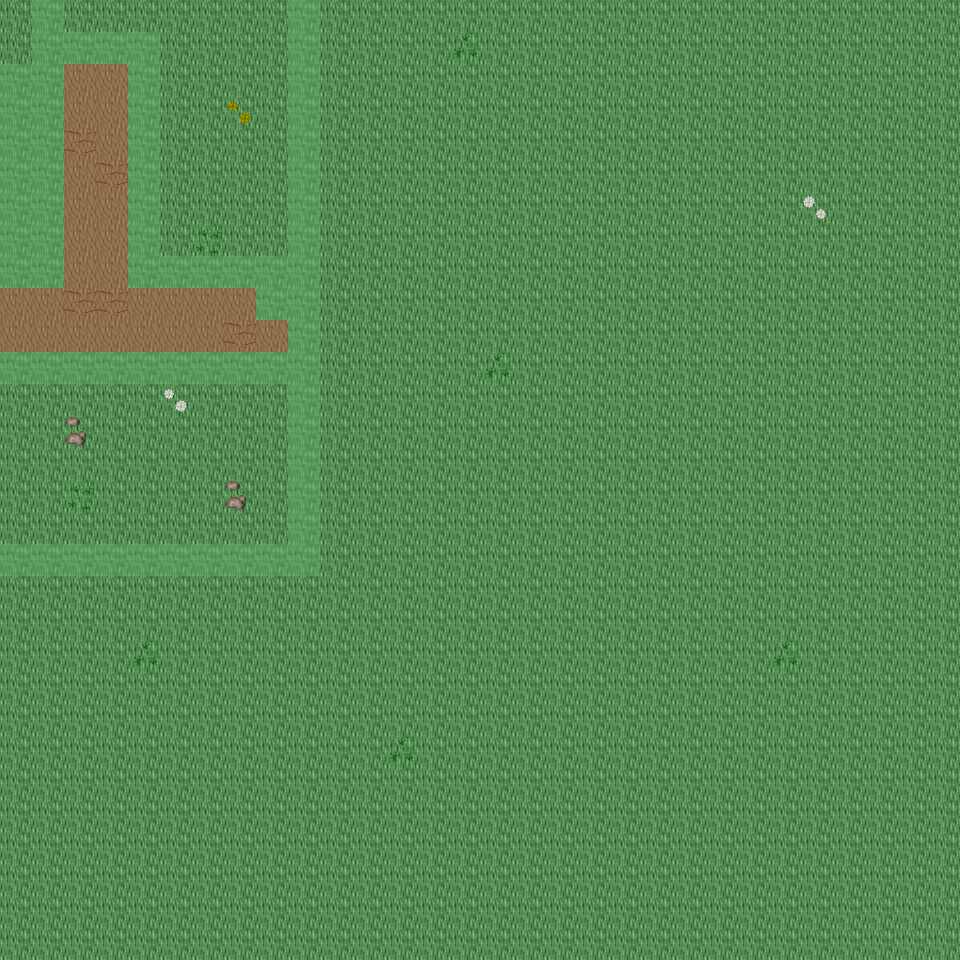

The image is a tile-based game level rendered from a .tmx file. Its description and source (layers, tilesets, objects; grid data summarised) follow:
An orthogonal 30x30 tile map with 32x32 px tiles, 6 tile layers (Ground, Object, Object2, Above, ...), 43 tilesets and 9 objects (9x mapExit).

<map version="1.0" orientation="orthogonal" renderorder="right-down" width="30" height="30" tilewidth="32" tileheight="32" nextobjectid="10">
  <tileset firstgid="1" name="tileset_ground_ground" tilewidth="32" tileheight="32" tilecount="33" columns="3">
    <image source="../drawable/tileset_ground_ground.png" width="96" height="352" />
  </tileset>
  <tileset firstgid="34" name="tileset_ground_water_water" tilewidth="32" tileheight="32" tilecount="24" columns="3">
    <image source="../drawable/tileset_ground_water_water.png" width="96" height="256" />
  </tileset>
  <tileset firstgid="58" name="tileset_ground_square_patch" tilewidth="32" tileheight="32" tilecount="9" columns="3">
    <image source="../drawable/tileset_ground_square_patch.png" width="96" height="96" />
  </tileset>
  <tileset firstgid="67" name="tileset_building_wall_wall_brown" tilewidth="32" tileheight="32" tilecount="12" columns="3">
    <image source="../drawable/tileset_building_wall_wall_brown.png" width="96" height="128" />
  </tileset>
  <tileset firstgid="79" name="tileset_ground_water_pool_grassy" tilewidth="32" tileheight="32" tilecount="27" columns="9">
    <image source="../drawable/tileset_ground_water_pool_grassy.png" width="288" height="96" />
  </tileset>
  <tileset firstgid="106" name="tileset_ground_ridge_earth_dark" tilewidth="32" tileheight="32" tilecount="96" columns="12">
    <image source="../drawable/tileset_ground_ridge_earth_dark.png" width="384" height="256" />
  </tileset>
  <tileset firstgid="202" name="tileset_plant_grasses" tilewidth="32" tileheight="32" tilecount="6" columns="3">
    <image source="../drawable/tileset_plant_grasses.png" width="96" height="64" />
  </tileset>
  <tileset firstgid="208" name="tileset_plant_flower_daisy_white" tilewidth="32" tileheight="32" tilecount="8" columns="2">
    <image source="../drawable/tileset_plant_flower_daisy_white.png" width="64" height="128" />
  </tileset>
  <tileset firstgid="216" name="tileset_ground_rock_pebbles" tilewidth="32" tileheight="32" tilecount="3" columns="1">
    <image source="../drawable/tileset_ground_rock_pebbles.png" width="32" height="96" />
  </tileset>
  <tileset firstgid="219" name="tileset_ground_rock_rocks_2" tilewidth="32" tileheight="32" tilecount="4" columns="2">
    <image source="../drawable/tileset_ground_rock_rocks_2.png" width="64" height="64" />
  </tileset>
  <tileset firstgid="223" name="tileset_item_pot_pot_grey" tilewidth="32" tileheight="32" tilecount="1" columns="1">
    <image source="../drawable/tileset_item_pot_pot_grey.png" width="32" height="32" />
  </tileset>
  <tileset firstgid="224" name="tileset_plant_bush_bushes" tilewidth="32" tileheight="32" tilecount="10" columns="5">
    <image source="../drawable/tileset_plant_bush_bushes.png" width="160" height="64" />
  </tileset>
  <tileset firstgid="234" name="tileset_ground_ladder_vertical_dark" tilewidth="32" tileheight="32" tilecount="3" columns="3">
    <image source="../drawable/tileset_ground_ladder_vertical_dark.png" width="96" height="32" />
  </tileset>
  <tileset firstgid="237" name="tileset_ground_ladder_horizontal_dark" tilewidth="32" tileheight="32" tilecount="3" columns="1">
    <image source="../drawable/tileset_ground_ladder_horizontal_dark.png" width="32" height="96" />
  </tileset>
  <tileset firstgid="240" name="tileset_plant_flower_daisy_blue" tilewidth="32" tileheight="32" tilecount="8" columns="2">
    <image source="../drawable/tileset_plant_flower_daisy_blue.png" width="64" height="128" />
  </tileset>
  <tileset firstgid="248" name="tileset_ground_grass_edges" tilewidth="32" tileheight="32" tilecount="36" columns="12">
    <image source="../drawable/tileset_ground_grass_edges.png" width="384" height="96" />
  </tileset>
  <tileset firstgid="284" name="tileset_ground_grass_corners" tilewidth="32" tileheight="32" tilecount="24" columns="6">
    <image source="../drawable/tileset_ground_grass_corners.png" width="192" height="128" />
  </tileset>
  <tileset firstgid="308" name="tileset_ground_cobbled_paving" tilewidth="32" tileheight="32" tilecount="1" columns="1">
    <image source="../drawable/tileset_ground_cobbled_paving.png" width="32" height="32" />
  </tileset>
  <tileset firstgid="309" name="tileset_building_door_door_n" tilewidth="32" tileheight="32" tilecount="6" columns="3">
    <image source="../drawable/tileset_building_door_door_n.png" width="96" height="64" />
  </tileset>
  <tileset firstgid="315" name="tileset_building_door_closed" tilewidth="32" tileheight="32" tilecount="1" columns="1">
    <image source="../drawable/tileset_building_door_closed.png" width="32" height="32" />
  </tileset>
  <tileset firstgid="316" name="tileset_building_window_window_right" tilewidth="32" tileheight="32" tilecount="2" columns="2">
    <image source="../drawable/tileset_building_window_window_right.png" width="64" height="32" />
  </tileset>
  <tileset firstgid="318" name="tileset_plant_flower_daisy_red" tilewidth="32" tileheight="32" tilecount="8" columns="2">
    <image source="../drawable/tileset_plant_flower_daisy_red.png" width="64" height="128" />
  </tileset>
  <tileset firstgid="326" name="tileset_building_window_window_long" tilewidth="32" tileheight="32" tilecount="3" columns="3">
    <image source="../drawable/tileset_building_window_window_long.png" width="96" height="32" />
  </tileset>
  <tileset firstgid="329" name="tileset_plant_flower_daisy_yellow" tilewidth="32" tileheight="32" tilecount="8" columns="2">
    <image source="../drawable/tileset_plant_flower_daisy_yellow.png" width="64" height="128" />
  </tileset>
  <tileset firstgid="337" name="tileset_furniture_light_flames" tilewidth="32" tileheight="32" tilecount="6" columns="6">
    <image source="../drawable/tileset_furniture_light_flames.png" width="192" height="32" />
  </tileset>
  <tileset firstgid="343" name="tileset_building_fence_fence_chunky" tilewidth="32" tileheight="32" tilecount="21" columns="3">
    <image source="../drawable/tileset_building_fence_fence_chunky.png" width="96" height="224" />
  </tileset>
  <tileset firstgid="364" name="tileset_plant_tree_tree_green" tilewidth="32" tileheight="32" tilecount="88" columns="8">
    <image source="../drawable/tileset_plant_tree_tree_green.png" width="256" height="352" />
  </tileset>
  <tileset firstgid="452" name="tileset_plant_tree_tree_darkgreen" tilewidth="32" tileheight="32" tilecount="88" columns="8">
    <image source="../drawable/tileset_plant_tree_tree_darkgreen.png" width="256" height="352" />
  </tileset>
  <tileset firstgid="540" name="tileset_item_sign_large" tilewidth="32" tileheight="32" tilecount="15" columns="5">
    <image source="../drawable/tileset_item_sign_large.png" width="160" height="96" />
  </tileset>
  <tileset firstgid="555" name="tileset_ground_ladder_small" tilewidth="32" tileheight="32" tilecount="1" columns="1">
    <image source="../drawable/tileset_ground_ladder_small.png" width="32" height="32" />
  </tileset>
  <tileset firstgid="556" name="tileset_building_roof_blue" tilewidth="32" tileheight="32" tilecount="20" columns="5">
    <image source="../drawable/tileset_building_roof_blue.png" width="160" height="128" />
  </tileset>
  <tileset firstgid="576" name="tileset_building_decoration_chimney" tilewidth="32" tileheight="32" tilecount="2" columns="1">
    <image source="../drawable/tileset_building_decoration_chimney.png" width="32" height="64" />
  </tileset>
  <tileset firstgid="578" name="tileset_logic_creature_gnome" tilewidth="32" tileheight="32" tilecount="6" columns="6">
    <image source="../drawable/tileset_logic_creature_gnome.png" width="192" height="32" />
  </tileset>
  <tileset firstgid="584" name="tileset_logic_creature_rodent" tilewidth="32" tileheight="32" tilecount="8" columns="8">
    <image source="../drawable/tileset_logic_creature_rodent.png" width="256" height="32" />
  </tileset>
  <tileset firstgid="592" name="tileset_logic_creature_animal" tilewidth="32" tileheight="32" tilecount="32" columns="8">
    <image source="../drawable/tileset_logic_creature_animal.png" width="256" height="128" />
  </tileset>
  <tileset firstgid="624" name="tileset_logic_collision" tilewidth="32" tileheight="32" tilecount="1" columns="1">
    <image source="../drawable/tileset_logic_collision.png" width="32" height="32" />
  </tileset>
  <tileset firstgid="625" name="tileset_ground_water_water_corners" tilewidth="32" tileheight="32" tilecount="12" columns="6">
    <image source="../drawable/tileset_ground_water_water_corners.png" width="192" height="64" />
  </tileset>
  <tileset firstgid="637" name="tileset_ground_green_paving" tilewidth="32" tileheight="32" tilecount="18" columns="3">
    <image source="../drawable/tileset_ground_green_paving.png" width="96" height="192" />
  </tileset>
  <tileset firstgid="655" name="tileset_logic_protection" tilewidth="32" tileheight="32" tilecount="2" columns="2">
    <image source="../drawable/tileset_logic_protection.png" width="64" height="32" />
  </tileset>
  <tileset firstgid="657" name="tileset_light_yellow_light_5x5" tilewidth="32" tileheight="32" tilecount="25" columns="5">
    <image source="../drawable/tileset_light_yellow_light_5x5.png" width="160" height="160" />
  </tileset>
  <tileset firstgid="682" name="tileset_furniture_light_small_lamp" tilewidth="32" tileheight="32" tilecount="4" columns="4">
    <image source="../drawable/tileset_furniture_light_small_lamp.png" width="128" height="32" />
  </tileset>
  <tileset firstgid="686" name="tileset_light_door_light" tilewidth="32" tileheight="32" tilecount="12" columns="3">
    <image source="../drawable/tileset_light_door_light.png" width="96" height="128" />
  </tileset>
  <tileset firstgid="698" name="tileset_logic_creature_human_risecia" tilewidth="32" tileheight="32" tilecount="4" columns="4">
    <image source="../drawable/tileset_logic_creature_human_risecia.png" width="128" height="32" />
  </tileset>
  <layer name="Ground" width="30" height="30">
    <data>[900 cells, 900 non-empty, 3 distinct tile ids]</data>
  </layer>
  <layer name="Object" width="30" height="30">
    <data>[900 cells, 53 non-empty, 17 distinct tile ids]</data>
  </layer>
  <layer name="Object2" width="30" height="30">
    <data>[900 cells, 55 non-empty, 7 distinct tile ids]</data>
  </layer>
  <layer name="Above" width="30" height="30">
    <data>[900 cells, 12 non-empty, 8 distinct tile ids]</data>
  </layer>
  <layer name="Above2" width="30" height="30">
    <data>[900 cells, 1 non-empty, 1 distinct tile ids]</data>
  </layer>
  <layer name="Walkable" width="30" height="30">
    <data>[900 cells, 67 non-empty, 1 distinct tile ids]</data>
  </layer>
  <objectgroup name="MapEvents">
    <object id="1" name="north" type="mapExit" x="0" y="0" width="32" height="32">
      <properties>
        <property name="map" value="level_0_x206_y25" />
        <property name="x" value="0" />
        <property name="y" value="28" />
      </properties>
    </object>
    <object id="2" name="north2" type="mapExit" x="64" y="0" width="224" height="32">
      <properties>
        <property name="map" value="level_0_x206_y25" />
        <property name="x" value="2" />
        <property name="y" value="28" />
      </properties>
    </object>
    <object id="3" name="north3" type="mapExit" x="320" y="0" width="640" height="32">
      <properties>
        <property name="map" value="level_0_x206_y25" />
        <property name="x" value="10" />
        <property name="y" value="28" />
      </properties>
    </object>
    <object id="4" name="south" type="mapExit" x="0" y="928" width="960" height="32">
      <properties>
        <property name="map" value="level_0_x206_y27" />
        <property name="x" value="0" />
        <property name="y" value="1" />
      </properties>
    </object>
    <object id="5" name="west" type="mapExit" x="0" y="0" width="32" height="64">
      <properties>
        <property name="map" value="level_0_x205_y26" />
        <property name="x" value="28" />
        <property name="y" value="0" />
      </properties>
    </object>
    <object id="6" name="west2" type="mapExit" x="0" y="288" width="32" height="64">
      <properties>
        <property name="map" value="level_0_x205_y26" />
        <property name="x" value="28" />
        <property name="y" value="9" />
      </properties>
    </object>
    <object id="7" name="west3" type="mapExit" x="0" y="384" width="32" height="160">
      <properties>
        <property name="map" value="level_0_x205_y26" />
        <property name="x" value="28" />
        <property name="y" value="12" />
      </properties>
    </object>
    <object id="8" name="west4" type="mapExit" x="0" y="576" width="32" height="384">
      <properties>
        <property name="map" value="level_0_x205_y26" />
        <property name="x" value="28" />
        <property name="y" value="18" />
      </properties>
    </object>
    <object id="9" name="east" type="mapExit" x="928" y="0" width="32" height="960">
      <properties>
        <property name="map" value="level_0_x207_y26" />
        <property name="x" value="1" />
        <property name="y" value="0" />
      </properties>
    </object>
  </objectgroup>
</map>
